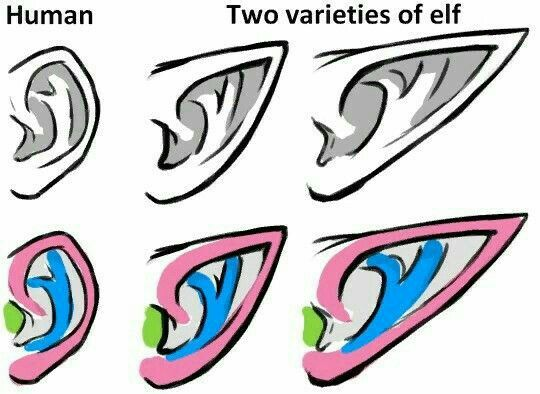
#> input picture references/orreil/01.jpg, 540 x 394 px, found by its file name
$ python extract-ref01.py
#> lines starting #> are read from the running program, lines starting #| are printed output that depends on the picture; after the words box and inside, x2 and y2 are one past the last pixel; in counts of white or black regions, pixels touching at a corner belong together
"""Extraction des proportions de l'oreille HUMAINE colorée de references/orreil/01.jpg (rangée du bas, à gauche).
Segmentation par couleur : rose = hélix+lobule, bleu = anthélix, vert = tragus, gris clair = creux (conque/scapha/fosse).
Sortie : references/orreil/measures-01.json. Aucune valeur n'est inventée : tout vient des pixels."""
import json, sys
import numpy as np
from PIL import Image
from scipy import ndimage
im = np.asarray(Image.open('references/orreil/01.jpg').convert('RGB')).astype(int)
H, W, _ = im.shape
#> H = 394; W = 540
x0, x1, y0, y1 = 0, 118, 212, 394          # cadre de l'oreille humaine colorée (rangée du bas, gauche)
c = im[y0:y1, x0:x1]
r, g, b = c[..., 0], c[..., 1], c[..., 2]
pink = (r > 200) & (g < 170) & (b > 120) & (b < 215) & (r - g > 70)
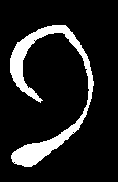
#> pink: shape (182, 118) bool; 12.4% white; 1 white region, box (x1, y1, x2, y2) and area: (10, 25, 94, 167) 2654
blue = (b > 180) & (r < 120) & (g > 90) & (g < 200)
#> blue: shape (182, 118) bool; 7.4% white; 7 white regions (6 under 20 px), largest, box (x1, y1, x2, y2) and area: (26, 39, 69, 140) 1588
green = (g > 150) & (r < 170) & (b < 120)
#> green: shape (182, 118) bool; 1.8% white; 1 white region, box (x1, y1, x2, y2) and area: (4, 90, 23, 121) 388
dark = (r < 70) & (g < 70) & (b < 70)
#> dark: shape (182, 118) bool; 7.7% white in thin lines or dots, all inside (x1, y1, x2, y2) = (9, 19, 99, 172)
gray = (abs(r - g) < 14) & (abs(g - b) < 14) & (r > 150) & (r < 235)
#> gray: shape (182, 118) bool; 8.3% white; 131 white regions (128 under 20 px), largest, box (x1, y1, x2, y2) and area: (11, 76, 52, 134) 738, (60, 38, 84, 121) 507, (29, 41, 50, 65) 232
white = (r > 240) & (g > 240) & (b > 240)
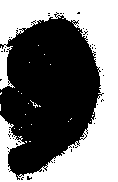
#> white: shape (182, 118) bool; 46.4% white; 24 white regions (23 under 20 px), largest, box (x1, y1, x2, y2) and area: (0, 0, 118, 182) 9901
def biggest(m, keep=1):
#> called with keep = 2
    lab, n = ndimage.label(m, structure=np.ones((3, 3)))
#> n = 1
    if n == 0: return m
    sizes = ndimage.sum(m, lab, range(1, n + 1)); order = np.argsort(sizes)[::-1][:keep] + 1
#> after `sizes = ndimage.sum(m, lab, range(1, n + 1))`: sizes = [2654]
#> after `order = np.argsort(sizes)[::-1][:keep] + 1`: order = [1]
    return np.isin(lab, order)
# nettoyage : on garde les grandes composantes (les points isolés sont du crénelage de JPEG, pas de la structure)
pink = biggest(pink, 2); blue = biggest(blue, 2); green = biggest(green, 1)
#> in biggest (call 2), `lab, n = ndimage.label(m, structure=np.ones((3, 3)))`: lab: shape (182, 118) int32; 8 distinct labels, from 0 to 7
gray = ndimage.binary_opening(gray, iterations=1); gray = biggest(gray, 4)
#> after `gray = ndimage.binary_opening(gray, iterations=1)`: gray: shape (182, 118) bool; 6.3% white; 4 white regions, box (x1, y1, x2, y2) and area: (11, 78, 52, 132) 685, (66, 46, 84, 109) 420, (30, 42, 50, 64) 210, (71, 109, 78, 118) 29
#> call 4 of biggest, with keep = 4
#> in biggest (call 4), `lab, n = ndimage.label(m, structure=np.ones((3, 3)))`:
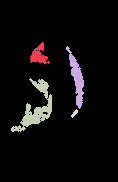
#> lab: shape (182, 118) int32; 5 distinct labels, from 0 to 4; one colour per label, 0 black
#> in biggest (call 4), `lab, n = ndimage.label(m, structure=np.ones((3, 3)))`: n = 4
#> in biggest (call 4), `sizes = ndimage.sum(m, lab, range(1, n + 1))`: sizes = [210, 420, 685, 29]
#> in biggest (call 4), `order = np.argsort(sizes)[::-1][:keep] + 1`: order = [3, 2, 1, 4]
dark = biggest(dark, 3)
#> in biggest (call 5), `lab, n = ndimage.label(m, structure=np.ones((3, 3)))`:
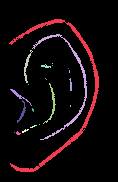
#> lab: shape (182, 118) int32; 22 distinct labels, from 0 to 21; one colour per label, 0 black
#> in biggest (call 5), `lab, n = ndimage.label(m, structure=np.ones((3, 3)))`: n = 21
#> in biggest (call 5), `sizes = ndimage.sum(m, lab, range(1, n + 1))`: sizes = 21 values, max 931 at index 0, min 1 at index 3, mean 78.71
#> in biggest (call 5), `order = np.argsort(sizes)[::-1][:keep] + 1`: order = [1, 2, 11]
#> in biggest (call 5), `return np.isin(lab, order)`: returned value: shape (182, 118) bool; 6.4% white; 3 white regions, box (x1, y1, x2, y2) and area: (9, 19, 99, 172) 931, (32, 34, 87, 140) 365, (43, 83, 56, 124) 85
ys, xs = np.nonzero(pink | blue | green | gray | dark)
#> ys = 7356 values from 19 to 171; xs = 7356 values, max 98 at index 2836, min 4 at index 3919, mean 49.35
# boîte de l'oreille = pixels non blancs (hors étiquettes) dans le cadre
ink = pink | blue | green | dark
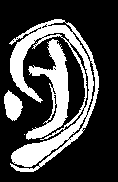
#> ink: shape (182, 118) bool; 28% white; 4 white regions (1 under 20 px), largest, box (x1, y1, x2, y2) and area: (9, 19, 99, 172) 3950, (26, 39, 69, 140) 1673, (4, 90, 23, 121) 388
yy, xx = np.nonzero(ink)
#> yy = 6012 values from 19 to 171; xx = 6012 values, max 98 at index 2424, min 4 at index 3193, mean 49.24
bx0, bx1, by0, by1 = xx.min(), xx.max(), yy.min(), yy.max()
#> bx0 = 4; bx1 = 98; by0 = 19; by1 = 171
h = by1 - by0 + 1; w = bx1 - bx0 + 1
#> after `h = by1 - by0 + 1`: h = 153
#> after `w = bx1 - bx0 + 1`: w = 95
def share(m): return float(m.sum()) / float((pink | blue | green | gray).sum())
def span_y(m):
    yy2, _ = np.nonzero(m); return [float((yy2.min() - by0) / h), float((yy2.max() - by0) / h)]
def cent(m):
    yy2, xx2 = np.nonzero(m); return [float((xx2.mean() - bx0) / w), float((yy2.mean() - by0) / h)]
# lobule = partie ROSE sous le bas du bleu (anthélix) : tout ce qui est rose et plus bas que le bas de l'anthélix
blue_bottom = np.nonzero(blue)[0].max()
#> blue_bottom = 139
lob = pink.copy(); lob[: blue_bottom + 1, :] = False
#> after `lob[:blue_bottom + 1, :] = False`:
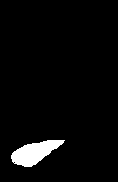
#> lob: shape (182, 118) bool; 3.7% white; 1 white region, box (x1, y1, x2, y2) and area: (11, 140, 65, 167) 805
out = {
  'source': 'references/orreil/01.jpg (oreille humaine colorée, rangée du bas à gauche)',
  'boite_px': [int(bx0 + x0), int(by0 + y0), int(w), int(h)],
  'ratio_largeur_hauteur': float(w / h),
  'part_aire_pavillon': {'helix_rose': share(pink), 'antihelix_bleu': share(blue), 'tragus_vert': share(green), 'creux_gris': share(gray)},
  'ordonnee_relative_haut_bas': {'antihelix': span_y(blue), 'tragus': span_y(green), 'creux': span_y(gray)},
  'bas_antihelix_relatif': float((blue_bottom - by0) / h),
  'lobule_hauteur_relative': float(1 - (blue_bottom - by0) / h),
  'centroides_xy_relatifs': {'antihelix': cent(blue), 'creux': cent(gray), 'tragus': cent(green)},
}
#> in span_y, `yy2, _ = np.nonzero(m)`: yy2 = 1589 values from 39 to 139
#> in cent, `yy2, xx2 = np.nonzero(m)`: xx2 = 1589 values, max 68 at index 889, min 24 at index 1502, mean 53.6
json.dump(out, open('references/orreil/measures-01.json', 'w'), indent=1, ensure_ascii=False)
print(json.dumps(out, indent=1, ensure_ascii=False))
#> (printed output is left out)
# image de contrôle des masques
dbg = np.full(c.shape, 255, np.uint8)
dbg[pink] = (255, 105, 180); dbg[blue] = (30, 144, 255); dbg[green] = (60, 200, 60); dbg[gray] = (170, 170, 170); dbg[dark] = (0, 0, 0)
Image.fromarray(dbg).resize((w * 3 if False else (x1 - x0) * 3, (y1 - y0) * 3), Image.NEAREST).save('/tmp/ref01-masks.png')
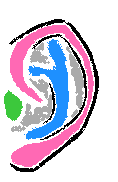
#> dbg: shape (182, 118, 3); mean of channels 0, 1, 2 213.1, 205.5, 220.5; drawn as R, G, B
